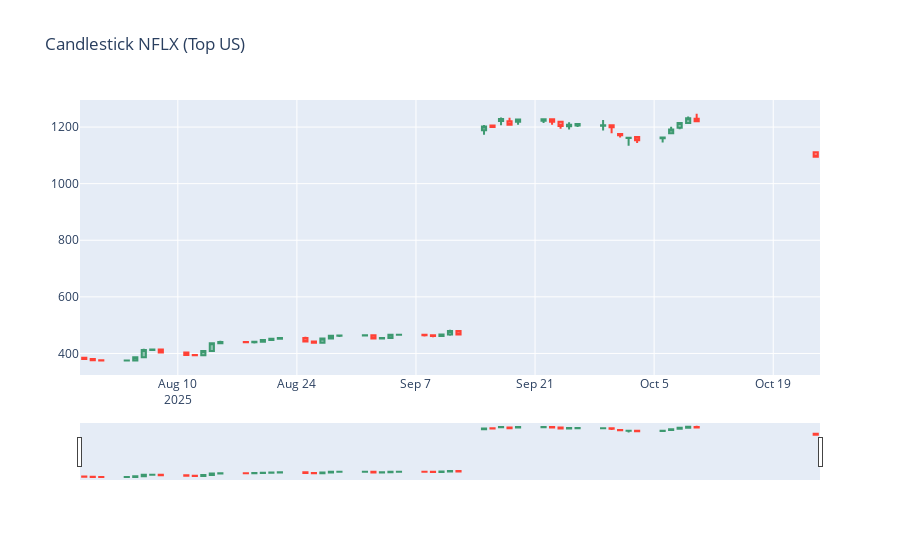
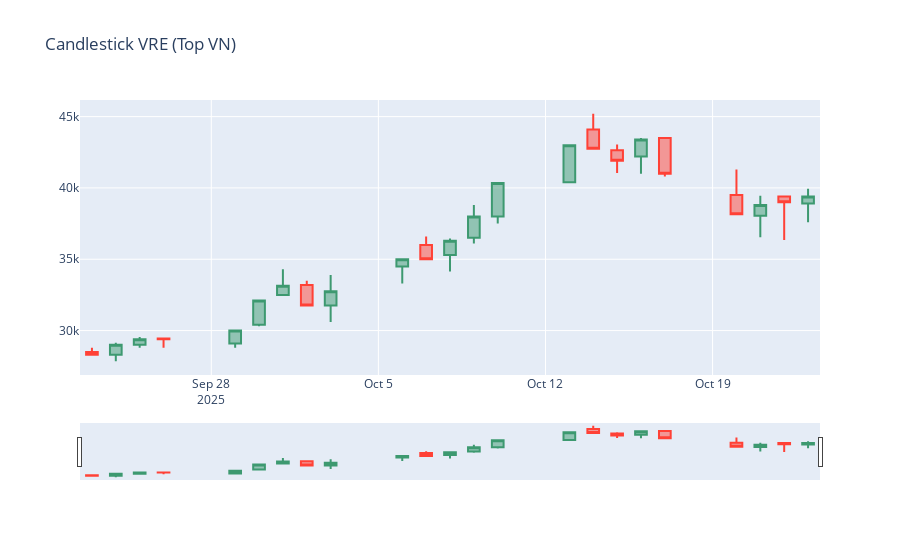

The code cell stored with these charts, in order, in its notebook:
### Code cell
# 🔍 6. CANDLESTICK ANALYSIS (Top performer mỗi thị trường)
def get_candlestick_data(symbol, market_type):
    if market_type == 'Thị trường Mỹ':
        source_filter = "source_name IN ('Alpha Vantage', 'Polygon.io')"
    else:
        source_filter = "source_name = 'Yahoo Finance'"
    
    query = f"""
    SELECT date, open_price, high_price, low_price, close_price, volume, daily_return
    FROM stocks.stocks_daily_all
    WHERE symbol = '{symbol}' AND {source_filter}
    ORDER BY date
    """
    return pd.read_sql(query, conn)

# Tìm top performer mỗi thị trường
top_us = df_top_gainers[df_top_gainers['market'] == 'Thị trường Mỹ'].iloc[0]['symbol']
top_vn = df_top_gainers[df_top_gainers['market'] == 'Thị trường Việt Nam'].iloc[0]['symbol']

print(f"📊 CANDLESTICK ANALYSIS:")
print(f"• Top US: {top_us}")
print(f"• Top VN: {top_vn}")

# Candlestick cho top US
df_us_candle = get_candlestick_data(top_us, 'Thị trường Mỹ')
if not df_us_candle.empty:
    fig = go.Figure(data=go.Candlestick(
        x=df_us_candle['date'],
        open=df_us_candle['open_price'],
        high=df_us_candle['high_price'],
        low=df_us_candle['low_price'],
        close=df_us_candle['close_price'],
        name=top_us
    ))
    fig.update_layout(title=f'Candlestick {top_us} (Top US)', height=400)
    fig.show()

# Candlestick cho top VN
df_vn_candle = get_candlestick_data(top_vn, 'Thị trường Việt Nam')
if not df_vn_candle.empty:
    fig = go.Figure(data=go.Candlestick(
        x=df_vn_candle['date'],
        open=df_vn_candle['open_price'],
        high=df_vn_candle['high_price'],
        low=df_vn_candle['low_price'],
        close=df_vn_candle['close_price'],
        name=top_vn
    ))
    fig.update_layout(title=f'Candlestick {top_vn} (Top VN)', height=400)
    fig.show()

### Figure 1 — Plotly figure (JSON) as saved in the notebook; plotly's stock layout.template omitted (floating-point values rounded to 4 significant figures)
{"data": [{"close": [380.4, 375.9, 374.7, 375.1, 386.6, 412.6, 413.6, 403.8, 394.5, 393.4, 408.7, 436.2, 440.9, 439.5, 441.5, 447.7, 451.9, 455.1, 442.4, 438.1, 453.1, 462.9, 463.2, 464.6, 452.6, 454.9, 465.7, 466.4, 464.0, 461.6, 467.4, 479.3, 467.3, 1202.0, 1201.0, 1228.0, 1208.0, 1227.0, 1227.0, 1218.0, 1204.0, 1208.0, 1211.0, 1206.0, 1199.0, 1171.0, 1163.0, 1153.0, 1163.0, 1191.0, 1214.0, 1231.0, 1220.0, 1095.0], "high": [386.4, 384.1, 379.4, 376.6, 387.6, 416.6, 415.3, 417.7, 406.3, 396.6, 409.7, 439.0, 444.5, 441.6, 443.4, 449.7, 454.2, 457.8, 459.1, 444.2, 453.4, 465.0, 464.1, 466.3, 465.9, 458.0, 470.1, 468.0, 466.6, 467.5, 470.4, 483.6, 482.3, 1207.0, 1209.0, 1234.0, 1233.0, 1230.0, 1230.0, 1228.0, 1222.0, 1217.0, 1214.0, 1224.0, 1208.0, 1179.0, 1163.0, 1168.0, 1164.0, 1201.0, 1217.0, 1238.0, 1247.0, 1115.0], "low": [379.6, 372.5, 374.1, 373.2, 373.9, 385.7, 411.8, 402.8, 394.3, 390.9, 391.7, 406.3, 434.4, 438.9, 435.5, 439.8, 444.9, 448.1, 441.9, 437.7, 436.3, 448.9, 458.4, 460.8, 449.8, 450.5, 452.9, 464.8, 460.2, 457.0, 457.9, 463.0, 465.0, 1173.0, 1197.0, 1207.0, 1206.0, 1208.0, 1214.0, 1208.0, 1194.0, 1192.0, 1200.0, 1188.0, 1178.0, 1163.0, 1134.0, 1143.0, 1145.0, 1177.0, 1192.0, 1212.0, 1219.0, 1094.0], "name": "NFLX", "open": [385.1, 380.4, 375.9, 374.7, 375.1, 386.6, 412.6, 413.6, 403.8, 394.5, 393.4, 408.7, 436.2, 440.9, 439.5, 441.5, 447.7, 451.9, 455.1, 442.4, 438.1, 453.1, 462.9, 463.2, 464.6, 452.6, 454.9, 465.7, 466.4, 464.0, 461.6, 467.4, 479.3, 1188.0, 1206.0, 1221.0, 1221.0, 1219.0, 1222.0, 1227.0, 1219.0, 1203.0, 1205.0, 1205.0, 1206.0, 1175.0, 1162.0, 1165.0, 1160.0, 1178.0, 1197.0, 1214.0, 1229.0, 1111.0], "type": "candlestick", "x": ["2025-07-30", "2025-07-31", "2025-08-01", "2025-08-04", "2025-08-05", "2025-08-06", "2025-08-07", "2025-08-08", "2025-08-11", "2025-08-12", "2025-08-13", "2025-08-14", "2025-08-15", "2025-08-18", "2025-08-19", "2025-08-20", "2025-08-21", "2025-08-22", "2025-08-25", "2025-08-26", "2025-08-27", "2025-08-28", "2025-08-29", "2025-09-01", "2025-09-02", "2025-09-03", "2025-09-04", "2025-09-05", "2025-09-08", "2025-09-09", "2025-09-10", "2025-09-11", "2025-09-12", "2025-09-15", "2025-09-16", "2025-09-17", "2025-09-18", "2025-09-19", "2025-09-22", "2025-09-23", "2025-09-24", "2025-09-25", "2025-09-26", "2025-09-29", "2025-09-30", "2025-10-01", "2025-10-02", "2025-10-03", "2025-10-06", "2025-10-07", "2025-10-08", "2025-10-09", "2025-10-10", "2025-10-24"]}], "layout": {"autosize": true, "title": {"text": "Candlestick NFLX (Top US)"}, "xaxis": {"autorange": true, "range": ["2025-07-29 12:00", "2025-10-24 12:00"], "rangeslider": {"autorange": true, "range": ["2025-07-29 12:00", "2025-10-24 12:00"], "yaxis": {"_template": null, "rangemode": "match"}}, "type": "date"}, "yaxis": {"autorange": true, "range": [323.9, 1296.0]}}}

### Figure 2 — Plotly figure (JSON) as saved in the notebook; plotly's stock layout.template omitted (floating-point values rounded to 4 significant figures)
{"data": [{"close": [28300.0, 29000.0, 29400.0, 29400.0, 30000.0, 32100.0, 33150.0, 31750.0, 32750.0, 35000.0, 35000.0, 36300.0, 38000.0, 40350.0, 43000.0, 42750.0, 41900.0, 43400.0, 41000.0, 38150.0, 38800.0, 39000.0, 39400.0], "high": [28800.0, 29150.0, 29550.0, 29450.0, 30050.0, 32100.0, 34300.0, 33500.0, 33900.0, 35000.0, 36600.0, 36450.0, 38800.0, 40400.0, 43000.0, 45200.0, 43050.0, 43500.0, 43550.0, 41300.0, 39450.0, 39400.0, 39950.0], "low": [28300.0, 27850.0, 28800.0, 28800.0, 28800.0, 30300.0, 32500.0, 31750.0, 30600.0, 33300.0, 35000.0, 34150.0, 36100.0, 37500.0, 40350.0, 42700.0, 41050.0, 41000.0, 40800.0, 38150.0, 36550.0, 36350.0, 37600.0], "name": "VRE", "open": [28500.0, 28300.0, 29000.0, 29450.0, 29100.0, 30400.0, 32500.0, 33200.0, 31750.0, 34500.0, 36000.0, 35300.0, 36500.0, 38000.0, 40400.0, 44100.0, 42650.0, 42200.0, 43500.0, 39500.0, 38050.0, 39400.0, 38900.0], "type": "candlestick", "x": ["2025-09-23", "2025-09-24", "2025-09-25", "2025-09-26", "2025-09-29", "2025-09-30", "2025-10-01", "2025-10-02", "2025-10-03", "2025-10-06", "2025-10-07", "2025-10-08", "2025-10-09", "2025-10-10", "2025-10-13", "2025-10-14", "2025-10-15", "2025-10-16", "2025-10-17", "2025-10-20", "2025-10-21", "2025-10-22", "2025-10-23"]}], "layout": {"autosize": true, "title": {"text": "Candlestick VRE (Top VN)"}, "xaxis": {"autorange": true, "range": ["2025-09-22 12:00", "2025-10-23 12:00"], "rangeslider": {"autorange": true, "range": ["2025-09-22 12:00", "2025-10-23 12:00"], "yaxis": {"_template": null, "rangemode": "match"}}, "type": "date"}, "yaxis": {"autorange": true, "range": [26890.0, 46160.0]}}}
